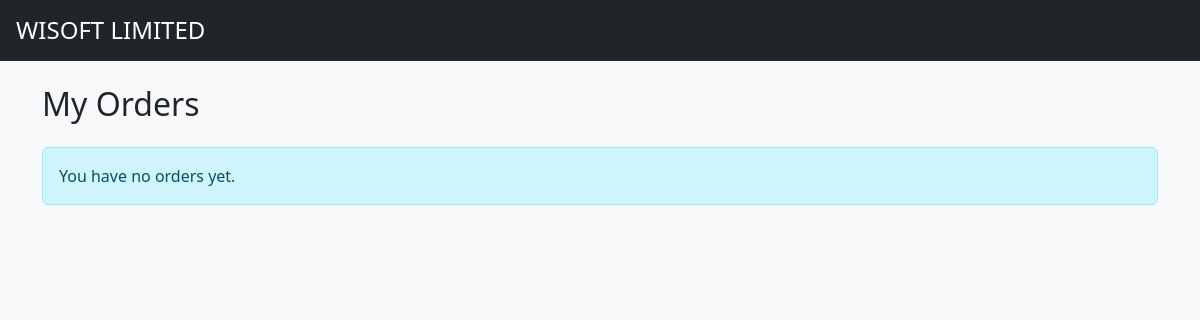
/my-orders/ (signed in), run on an earlier commit of the app's database.
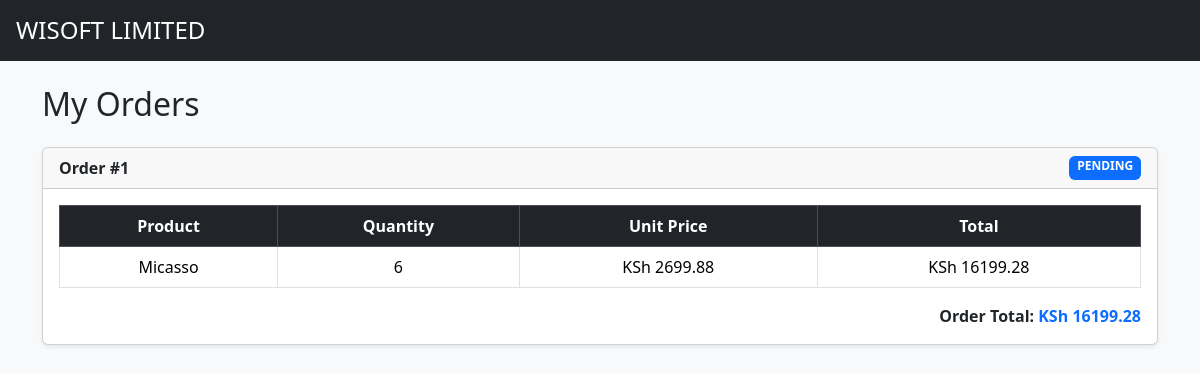
And on a later commit of the database.
### website/models.py (models this page shows, shortened)
class CustomerOrder(models.Model):
    STATUS_CHOICES = [
        ('PENDING', 'Pending'),
        ('PROCESSING', 'Processing'),
        ('COMPLETED', 'Completed'),
        ('CANCELLED', 'Cancelled'),
    ]
    customer = models.ForeignKey(settings.AUTH_USER_MODEL, on_delete=models.CASCADE, related_name='customer_orders')
    status = models.CharField(max_length=20, choices=STATUS_CHOICES, default='PENDING')
    full_name = models.CharField(max_length=150)
    phone = models.CharField(max_length=30)
    address = models.TextField()
    created_at = models.DateTimeField(auto_now_add=True)
    @property
    def total_amount(self):
        return sum(item.total_amount for item in self.items.all())

class OrderItem(models.Model):
    order = models.ForeignKey(CustomerOrder, on_delete=models.CASCADE, related_name='items')
    product = models.ForeignKey(Product, on_delete=models.PROTECT)
    quantity = models.PositiveIntegerField()
    @property
    def total_amount(self):
        return self.product.price * self.quantity

class Product(models.Model):
    name = models.CharField(max_length=200)
    sku = models.CharField(max_length=50, unique=True)
    barcode = models.CharField(max_length=100, unique=True, blank=True, null=True)
    category = models.ForeignKey(Category, on_delete=models.SET_NULL, null=True)
    description = models.TextField(blank=True)
    price = models.DecimalField(max_digits=10, decimal_places=2)
    stock = models.IntegerField(default=0)
    low_stock_alert = models.IntegerField(default=5)
    image = models.ImageField(upload_to='products/', blank=True, null=True)
    created_at = models.DateTimeField(auto_now_add=True)

### website/views.py (the view)
# urls.py: path('my-orders/', views.my_orders, name='my_orders'),
@login_required(login_url='signin')
def my_orders(request):
    from .models import CustomerOrder
    orders = CustomerOrder.objects.filter(customer=request.user).prefetch_related('items__product').order_by('-created_at')
    return render(request, 'orders.html', {'orders': orders})

### templates/orders.html (shortened to what this page needs)
<!DOCTYPE html>
<html lang="en">
<head>
    <link href="https://cdn.jsdelivr.net/npm/bootstrap@5.3.3/dist/css/bootstrap.min.css" rel="stylesheet">
</head>
<body class="bg-light">
<header class="bg-dark text-white p-3"><h1 class="h4 mb-0">WISOFT LIMITED</h1></header>
<main class="container py-4">
    <h2 class="mb-4">My Orders</h2>
    {% for order in orders %}
    <div class="card shadow-sm mb-4"><div class="card-header d-flex justify-content-between"><strong>Order #{{ order.id }}</strong><span class="badge bg-primary">{{ order.status }}</span></div>
        <div class="card-body">
            <div class="table-responsive"><table class="table table-bordered align-middle text-center">
                <thead class="table-dark"><tr><th>Product</th><th>Quantity</th><th>Unit Price</th><th>Total</th></tr></thead>
                <tbody>{% for item in order.items.all %}<tr><td>{{ item.product.name }}</td><td>{{ item.quantity }}</td><td>KSh {{ item.product.price }}</td><td>KSh {{ item.total_amount|floatformat:2 }}</td></tr>{% endfor %}</tbody>
            </table></div>
            <div class="text-end"><strong>Order Total: <span class="text-primary">KSh {{ order.total_amount|floatformat:2 }}</span></strong></div>
        </div>
    </div>
    {% empty %}<div class="alert alert-info">You have no orders yet.</div>{% endfor %}
</main>
</body>
</html>

What changed in the data, as far as the page shows it:
added CustomerOrder: id "1", status "PENDING", total_amount "16199.28"
added OrderItem: product.name "Micasso", quantity "6", product.price "2699.88", total_amount "16199.28"
Also different on the page:
text no longer shown: "You have no orders yet."
